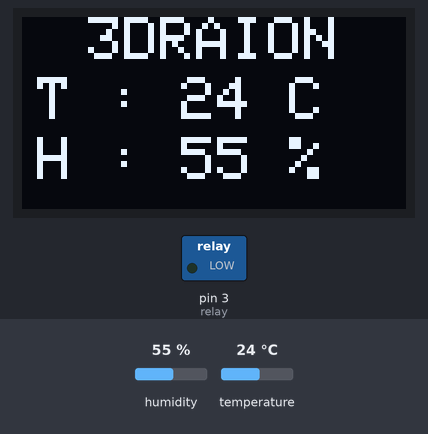
Recording of a sketch running on a simulated Arduino Uno, built with avr-gcc and run on an emulated ATmega328P. On the bench: 128×64 one-colour display, switched loads named in the sketch (green lamp = pin HIGH). Wiring (inferred from the names in the program): DHT11 sensor: data pin 2. The inputs (shaded band) are chosen by the test bench; at power-on: temperature 24 °C, humidity 55 %. The display library's start-up logo is not drawn; what the sketch prints to the serial monitor is not drawn.

Above: at 4.2 s.
4.3 s: temperature set to 26 °C
At 5.6 s:
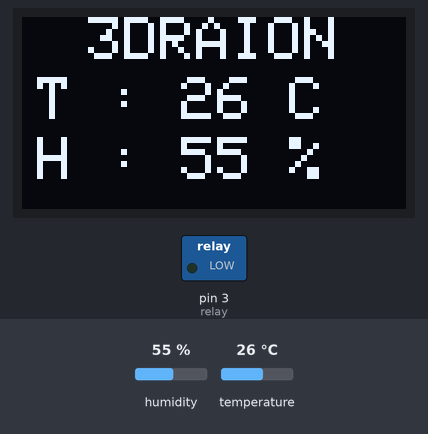
7.0 s: temperature set to 29 °C
At 7.6 s:
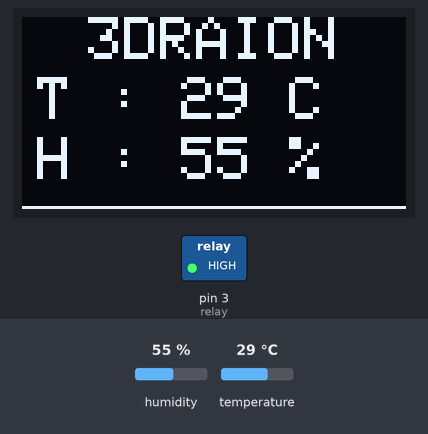
12.9 s: humidity set to 22 %
At 14.9 s:
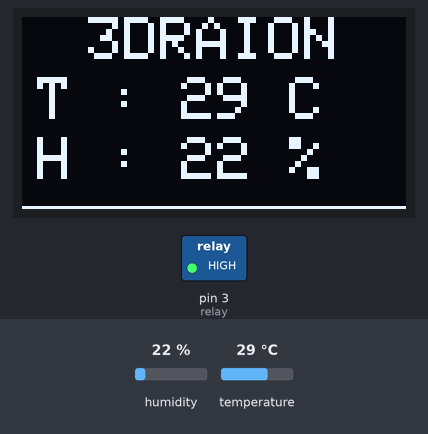
15.6 s: humidity set to 40 %
At 19.0 s:
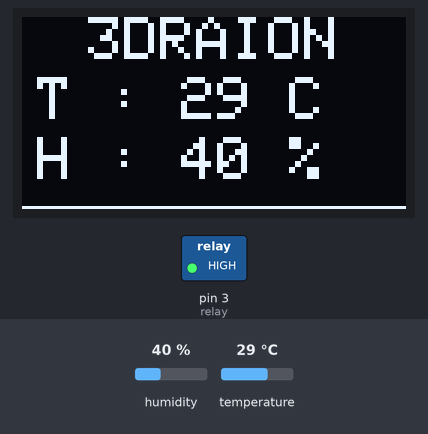
Timing chart, 0 to 20.1 s (numbered marks = the images above; inputs shaded):
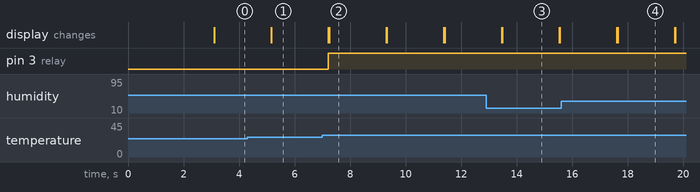

The sketch:

automatic_fan_control.ino
```cpp
/**
 * 3DRaion 2018
 */

#include <SPI.h>
#include <Wire.h>

// For OLED LCD
#include <Adafruit_GFX.h>
#include <Adafruit_SSD1306.h>

// For DHT temp and humidity sensor
#include "dht.h"

#define OLED_RESET 4
Adafruit_SSD1306 display(OLED_RESET);

#if (SSD1306_LCDHEIGHT != 64)
#error("Height incorrect, please fix Adafruit_SSD1306.h!");
#endif

#define DHT11_PIN 2       // DHT 22  (AM2302) - what pin we're connected to
#define TEMP_THRESHOLD 28 // defines at which temperature should we trigger the fan
#define TEXT_SIZE 2       // define text size

// DHT constant
dht DHT;
// Relay pin
constexpr uint8_t relay = 3; // define what pin to control the relay

// Variables
int16_t humidity; //Stores humidity value
int16_t temp;     //Stores temperature value

/**
 * This function runs 1 time when the board turns on
 */
void setup()
{
  // Relay Pin Configuration
  pinMode(relay, OUTPUT);
  // Make sure the fan is off
  digitalWrite(relay, LOW);

  Serial.begin(9600);
  Serial.println("3DRaion Automatic Fan Control");

  // by default, we'll generate the high voltage from the 3.3v line internally! (neat!)
  display.begin(SSD1306_SWITCHCAPVCC, 0x3C); // initialize with the I2C addr 0x3C (for the 128x64)

  // Show image buffer on the display hardware.
  // Since the buffer is intialized with an Adafruit splashscreen
  // internally, this will display the splashscreen.
  display.display();
  delay(3000);
}

/**
 * This function loops infinitely
 */
void loop()
{
  // Read data and store it to variables hum and temp
  int chk = DHT.read11(DHT11_PIN);
  humidity = DHT.humidity;
  temp = DHT.temperature;

  // Print temp and humidity values to display
  displayTempAndHumidity(temp, humidity);
  if (temp >= TEMP_THRESHOLD)
  {
    digitalWrite(relay, HIGH);
    displayFanOnIndicator(true);
  }
  else
  {
    digitalWrite(relay, LOW);
    // displayFanOnIndicator(false);
  }
  delay(2000);
}

/**
 * This function read inputs values (t, h) and
 * display these values, also adding the title
 *
 * @param t : input temperature
 * @param h : input humidity
 */
void displayTempAndHumidity(int16_t t, int16_t h)
{
  display.clearDisplay();
  display.setTextSize(TEXT_SIZE);
  display.setTextColor(WHITE);
  display.setCursor(10, 0);
  display.println(" 3DRAION ");
  display.setTextSize(TEXT_SIZE);
  display.setTextColor(WHITE);
  display.setCursor(5, 20);
  display.print("T : ");
  display.print(t, DEC);
  display.print(" C");
  display.setCursor(5, 40);
  display.print("H : ");
  display.print(h, DEC);
  display.print(" %");
  display.display();
}

/**
 * Display a line at the end of the screen to indicate the fan is ON
 */
void displayFanOnIndicator(bool on)
{
  if (on)
  {
    display.drawLine(0, 63, 128, 63, WHITE);
    display.display();
  }
  else
  {
    display.drawLine(0, 63, 128, 63, BLACK);
    display.display();
  }
}
```

Measured:
- the behaviour switches between 27 and 28 °C on temperature (found by bisection; images 1 and 2)
- after the input at 4.3 s, the display: changes after 0.86 s (image 1)
- after the input at 7.0 s, pin 3 (relay): LOW → HIGH after 0.22 s; the display: first changes after 0.22 s (image 2 shows a later state)
- after the input at 12.9 s, the display: first changes after 0.55 s (image 3 shows a later state)
- after the input at 15.6 s, the display: first changes after 2.0 s (image 4 shows a later state)
- what the display in image 2 shows lasts 2.1 s, from 7.2 s to 9.3 s
